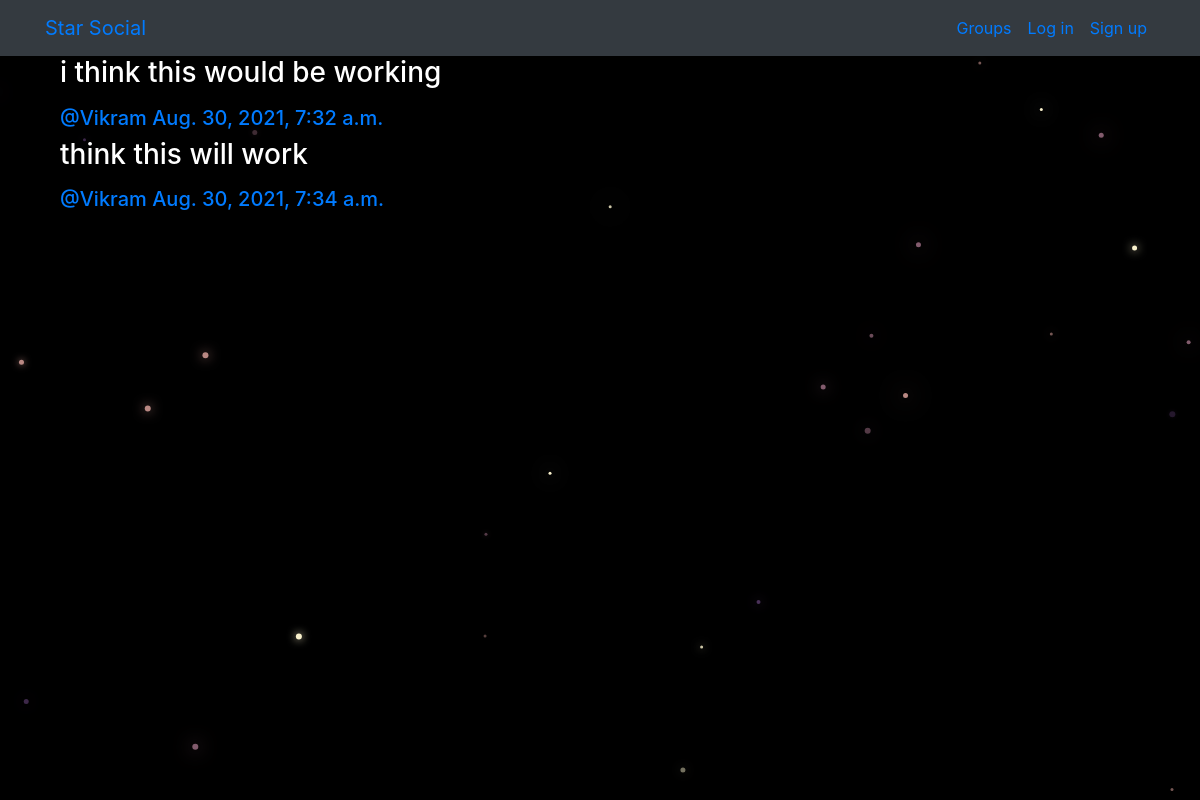
/posts/, run on the app's committed database.
### posts/models.py (models this page shows, shortened)
class Post(models.Model):
    user = models.ForeignKey(User,related_name='posts',on_delete=models.CASCADE)
    created_at = models.DateTimeField(auto_now_add=True)
    message = models.TextField()
    message_html = models.TextField(editable=False)
    group = models.ForeignKey(Group,related_name='posts',null=True,blank=True,on_delete=models.CASCADE)
    class Meta:
        ordering = ['created_at']
        unique_together = ('user', 'message')

### posts/views.py (the view)
# urls.py: path('',views.PostList.as_view(),name='all'),
class PostList(SelectRelatedMixin,generic.ListView):
    model = models.Post
    select_related = ('user', 'group')

### posts/templates/posts/post_list.html (shortened to what this page needs)
{% extends "posts/post_base.html" %}
{% block post_content %}
<div class="col-md-8">
  {% for post in post_list %}
    {% include "posts/_post.html" %}
  {% endfor %}
</div>
{% endblock %}

### posts/templates/posts/_post.html (shortened to what this page needs)
<div class="post-media">
  <h3>{{post.message_html|safe}}</h3>
  <div class="media-body">
    <h5 class="media-heading">
      <span class="username">
        <a href="{% url 'posts:for_user' username=post.user.username %}">@{{post.user.username}}</a>
      </span>
      <time class="time">
        <a href="{% url 'posts:single' username=post.user.username pk=post.pk %}">{{post.created_at}}</a>
      </time>
    </h5>
  </div>
</div>

### static/simplesocial/css/master.css (style rules this page uses)
body { margin: 0; overflow: hidden; background-color: black; color:white; }

### data on the page
Post: message_html "i think this would be working", user.username "Vikram", created_at "Aug. 30, 2021, 7:32 a.m."
Post: message_html "think this will work", user.username "Vikram", created_at "Aug. 30, 2021, 7:34 a.m."
